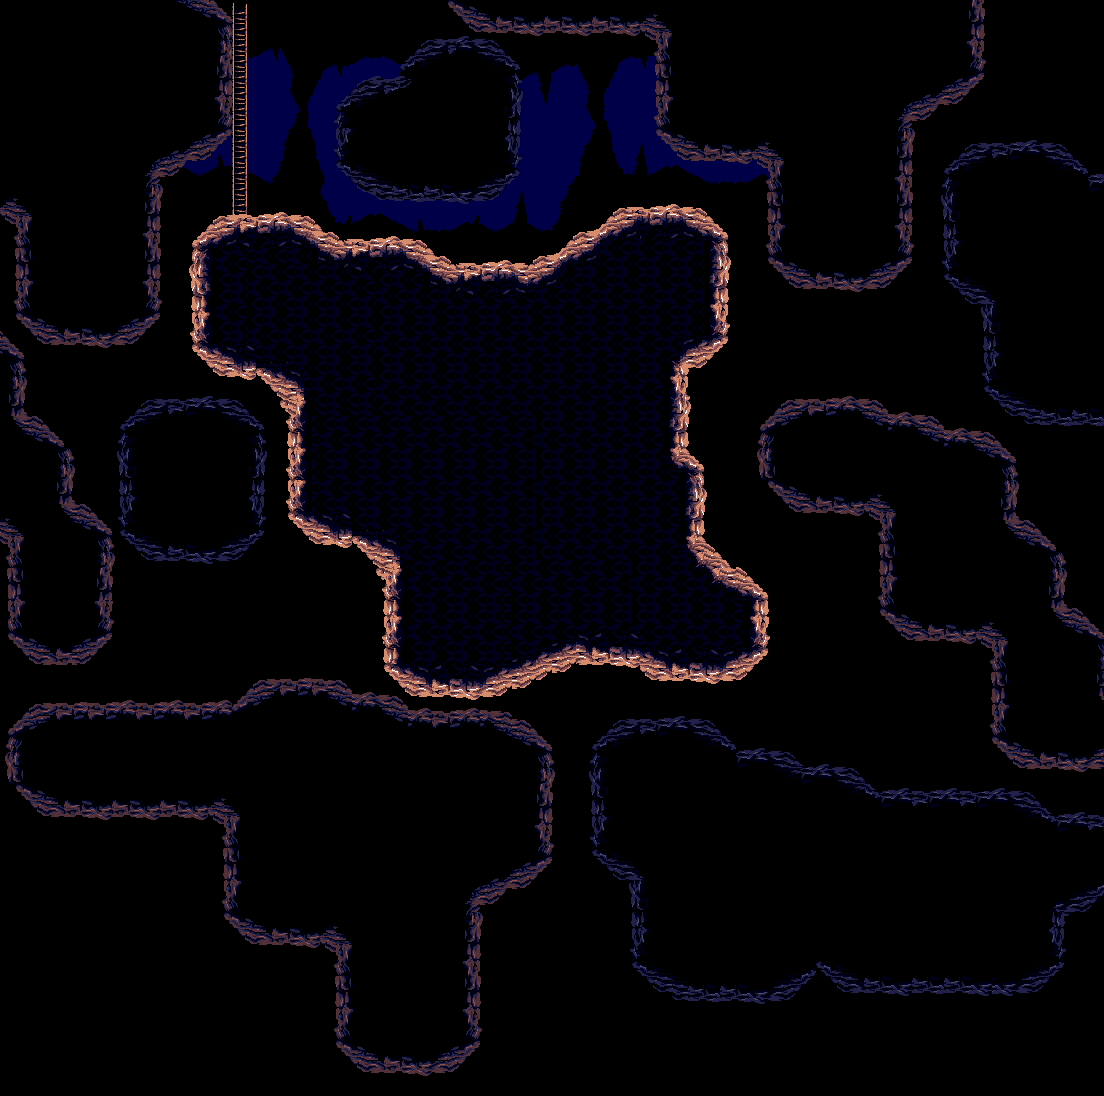

This is a level from a 2D game, rendered from its Tiled map with the project's own tilesets. A one-line summary and the map file follow, with tile-layer data summarised:
An orthogonal 138x137 tile map with 8x8 px tiles, 9 tile layers (background, background ornaments, foreground light inside, foreground light, ...), 1 hidden layer not drawn.

<map version="1.10" tiledversion="1.11.0" orientation="orthogonal" renderorder="right-down" width="138" height="137" tilewidth="8" tileheight="8" infinite="0" nextlayerid="11" nextobjectid="1">
 <tileset firstgid="1" source="subterrain.tiles.tsx" />
 <layer id="1" name="background" width="138" height="137">
  <data>[18906 cells, 18906 non-empty, 1 distinct tile ids]</data>
 </layer>
 <layer id="7" name="background ornaments" width="138" height="137">
  <data>[18906 cells, 1238 non-empty, 44 distinct tile ids]</data>
 </layer>
 <layer id="4" name="samples" width="138" height="137" visible="0">
  <data>[18906 cells, 640 non-empty, 640 distinct tile ids]</data>
 </layer>
 <layer id="2" name="foreground light inside" width="138" height="137">
  <data>[18906 cells, 2904 non-empty, 8 distinct tile ids]</data>
 </layer>
 <layer id="6" name="foreground light" width="138" height="137">
  <data>[18906 cells, 975 non-empty, 228 distinct tile ids]</data>
 </layer>
 <layer id="3" name="foreground middle" width="138" height="137">
  <data>[18906 cells, 5642 non-empty, 175 distinct tile ids]</data>
 </layer>
 <layer id="10" name="foreground middle w/ green edges" width="138" height="137">
  <data>[18906 cells, 5642 non-empty, 203 distinct tile ids]</data>
 </layer>
 <layer id="5" name="foreground dark" width="138" height="137">
  <data>[18906 cells, 3204 non-empty, 173 distinct tile ids]</data>
 </layer>
 <layer id="9" name="foreground dark w/ green edges" width="138" height="137">
  <data>[18906 cells, 3205 non-empty, 221 distinct tile ids]</data>
 </layer>
 <layer id="8" name="objects" width="138" height="137">
  <data>[18906 cells, 54 non-empty, 12 distinct tile ids]</data>
 </layer>
</map>
